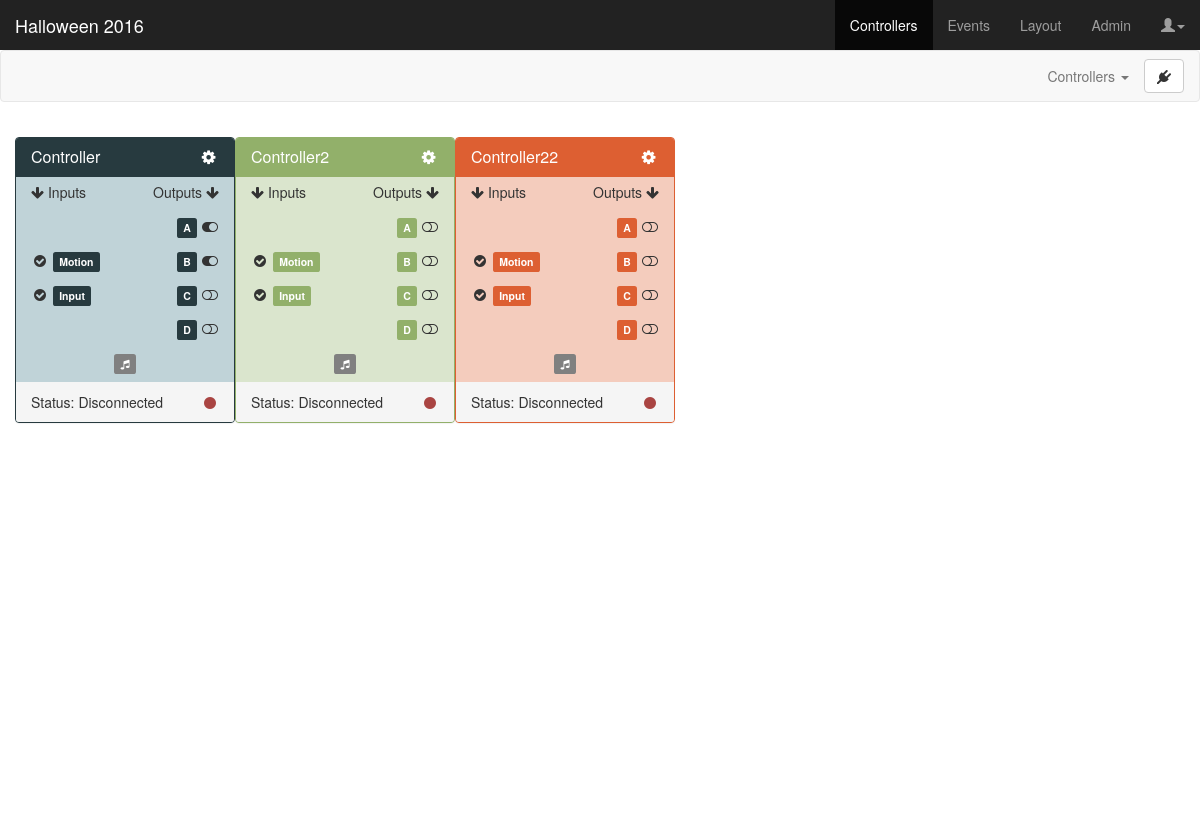
The page /controllers on the database its author committed.
### app/models.py (models this page shows, shortened)
class Controller(db.Model):
	id = db.Column(db.Integer, primary_key=True)
	project_id = db.Column(db.Integer, db.ForeignKey('project.id'))
	color_id = db.Column(db.Integer, db.ForeignKey('color.id'))
	name = db.Column(db.String(25), unique=True)
	ports = db.relationship('Port', backref='controller')
	def get_port(self, port):
		try:
			for p in self.ports:
				if p.port == port:
					return p
			NotFound = namedtuple('NotFound', 'id name state')
			p = NotFound(id='<NOT_FOUND>', name='<NOT_FOUND>', state='<NOT_FOUND>')
			return p
		except:
			return 0
	@property
	def serialize(self):
		return {
			'controller_id': self.id,
			'project_id': self.project_id,
			'controllername': self.name,
			'controllercolor': self.color_id,
			'input1_id': self.get_port('1').id,
			'input1name': self.get_port('1').name,
			'input1state': self.get_port('1').state,
			'input2_id': self.get_port('2').id,
			'input2name': self.get_port('2').name,
			'input2state': self.get_port('2').state,
			'outputA_id': self.get_port('A').id,
			'outputAname': self.get_port('A').name,
			'outputAstate': self.get_port('A').state,
			'outputB_id': self.get_port('B').id,
			'outputBname': self.get_port('B').name,
			'outputBstate': self.get_port('B').state,
			'outputC_id': self.get_port('C').id,
			'outputCname': self.get_port('C').name,
			'outputCstate': self.get_port('C').state,
			'outputD_id': self.get_port('D').id,
			'outputDname': self.get_port('D').name,
			'outputDstate': self.get_port('D').state,
		}

class Port(db.Model):
	id = db.Column(db.Integer, primary_key=True)
	controller_id = db.Column(db.Integer, db.ForeignKey('controller.id'))
	port = db.Column(db.String(2))
	name = db.Column(db.String(25))
	state = db.Column(db.String(10))
	type = db.Column(db.String(8))

### app/views.py (the view)
@app.route('/controllers')
def controllers():
	controllers = Controller.query.filter(Controller.project_id==projectid)
	for c in controllers:
		connected[str(c.id)] = False
	colors = Color.query.all()
	return render_template('controllers.html', title='Controllers', projectname=projectname, controllers=[c.serialize for c in controllers], colors=[color.serialize for color in colors])

### app/models.py (called while the page is built)
	@property
	def serialize(self):
		return{
			'id': self.id,
			'name': self.name,
			'hex': self.hex
		}

### app/templates/controllers.html (shortened to what this page needs)
{% extends "base.html" %}
{% block content %}
<link href="static/css/controllers.css" rel="stylesheet">
<nav class="navbar navbar-default">
  <div class="container-fluid">
    <div class="collapse navbar-collapse" id="navbar-collapse-1">
      <ul class="nav navbar-nav navbar-right">
        <li class="dropdown">
        <a href="#" class="dropdown-toggle" data-toggle="dropdown">Controllers <span class="caret"></span></a>
        <li>
        	<button type="button" class="btn btn-default navbar-btn" onclick="checkController('1001')">
        	  <i class="fa fa-plug"></i>
        	</button>
        </li>
      </ul>
    </div>
  </div>
</nav>
<div class="container-fluid dashboard">
  {% for c in controllers %}
  <div class="panel draggable-controller cc-{{ c.controllercolor }}" id="controller-{{ c.controller_id }}">
    <div class="panel-heading cc-{{ c.controllercolor }}-heading">
      <h3 class="panel-title">
        <span class="controller-name">{{ c.controllername }}</span>
        <div class="pull-right" data-toggle="modal" data-target="#editControllerModal" data-cid="controller-{{ c.controller_id }}" data-ccolor="cc-{{ c.controllercolor }}" data-cname="{{ c.controllername }}">
          <i class="fa fa-cog fa-fw"></i>
        </div>
      </h3>
    </div>
    <ul class="list-group">
      <li class="list-group-item borderless">
        <div class="pull-left"><i class="fa fa-arrow-down"></i> Inputs</div>
        <div class="pull-right">Outputs <i class="fa fa-arrow-down"></i></div>
      </li>
      <li class="list-group-item borderless">
        <div class="pull-right">
          <span class="label output portA cc-{{ c.controllercolor }}" data-toggle="tooltip" title="{{ c.outputAname }}<br>(Click to name)" data-container="body" data-html="true" data-fullname="{{ c.outputAname }}">{{ c.outputAname|truncate(7, True) }}</span>&nbsp;<span id="toggle-A-{{ c.controller_id }}" data-toggle="tooltip" title="{% if c.outputAstate == 'DISABLED' %}DISABLED{% else %}Default {{ c.outputAstate }}{% endif %}<br>(Click to toggle)" data-html="true" data-container="body"><i class="fa fa-{% if c.outputAstate == 'DISABLED' %}ban{% else %}toggle-{{ c.outputAstate|lower }}{% endif %} fa-fw" data-setting="{{ c.outputAstate }}"></i></span>
        </div>
      </li>
      <li class="list-group-item borderless">
        <div class="pull-left"><span id="toggle-1-{{ c.controller_id }}" data-toggle="tooltip" title="{{ c.input1state }}<br>(Click to toggle)" data-html="true" data-container="body"><i class="fa fa-{% if c.input1state == 'DISABLED' %}ban{% else %}check-circle{% endif %} fa-fw" data-setting="{{ c.input1state }}"></i></span>&nbsp;</div>
        <div class="pull-left spin"><span class="label input port1 cc-{{ c.controllercolor }}" data-toggle="tooltip" title="{{ c.input1name }}<br>(Click to name)" data-container="body" data-html="true" data-fullname="{{ c.input1name }}">{{ c.input1name|truncate(7, True) }}</span></div>
        <div class="pull-right">
          <span class="label output portB cc-{{ c.controllercolor }}" data-toggle="tooltip" title="{{ c.outputBname }}<br>(Click to name)" data-container="body" data-html="true" data-fullname="{{ c.outputBname }}">{{ c.outputBname|truncate(7, True) }}</span>&nbsp;<span id="toggle-B-{{ c.controller_id }}" data-toggle="tooltip" title="{% if c.outputBstate == 'DISABLED' %}DISABLED{% else %}Default {{ c.outputBstate }}{% endif %}<br>(Click to toggle)" data-html="true" data-container="body"><i class="fa fa-{% if c.outputBstate == 'DISABLED' %}ban{% else %}toggle-{{ c.outputBstate|lower }}{% endif %} fa-fw" data-setting="{{ c.outputBstate }}"></i></span>
        </div>
      </li>
      <li class="list-group-item borderless">
        <div class="pull-left"><span id="toggle-2-{{ c.controller_id }}" data-toggle="tooltip" title="{{ c.input2state }}<br>(Click to toggle)" data-html="true" data-container="body"><i class="fa fa-{% if c.input2state == 'DISABLED' %}ban{% else %}check-circle{% endif %} fa-fw" data-setting="{{ c.input2state }}"></i></span>&nbsp;</div>
        <div class="pull-left spin"><span class="label input port2 cc-{{ c.controllercolor }}" data-toggle="tooltip" title="{{ c.input2name }}<br>(Click to name)" data-container="body" data-html="true" data-fullname="{{ c.input2name }}">{{ c.input2name|truncate(7, True) }}</span></div>
        <div class="pull-right">
          <span class="label output portC cc-{{ c.controllercolor }}" data-toggle="tooltip" title="{{ c.outputCname }}<br>(Click to name)" data-container="body" data-html="true" data-fullname="{{ c.outputCname }}">{{ c.outputCname|truncate(7, True) }}</span>&nbsp;<span id="toggle-C-{{ c.controller_id }}" data-toggle="tooltip" title="{% if c.outputCstate == 'DISABLED' %}DISABLED{% else %}Default {{ c.outputCstate }}{% endif %}<br>(Click to toggle)" data-html="true" data-container="body"><i class="fa fa-{% if c.outputCstate == 'DISABLED' %}ban{% else %}toggle-{{ c.outputCstate|lower }}{% endif %} fa-fw" data-setting="{{ c.outputCstate }}"></i></span>
        </div>
      </li>
      <li class="list-group-item borderless">
        <div class="pull-right">
          <span class="label output portD cc-{{ c.controllercolor }}" data-toggle="tooltip" title="{{ c.outputDname }}<br>(Click to name)" data-container="body" data-html="true" data-fullname="{{ c.outputDname }}">{{ c.outputDname|truncate(7, True) }}</span>&nbsp;<span id="toggle-D-{{ c.controller_id }}" data-toggle="tooltip" title="{% if c.outputDstate == 'DISABLED' %}DISABLED{% else %}Default {{ c.outputDstate }}{% endif %}<br>(Click to toggle)" data-html="true" data-container="body"><i class="fa fa-{% if c.outputDstate == 'DISABLED' %}ban{% else %}toggle-{{ c.outputDstate|lower }}{% endif %} fa-fw" data-setting="{{ c.outputDstate }}"></i></span>
        </div>
      </li>
      <li class="list-group-item borderless">
        <div class="text-center">
          <span class="label sounds cc-{{ c.controllercolor }} unassigned" id="sounds-{{ c.controller_id }}" data-toggle="tooltip" title="(Click to configure)" data-placement="bottom" data-container="body"><i class="fa fa-music"></i></span>
        </div>
      </li>
    </ul>
    <div class="panel-footer">
      Status: <span class="status">Disconnected</span>
      <div class="pull-right">
        <i class="fa fa-circle fa-fw text-danger status-icon"></i>
      </div>
    </div>
  </div>
  {% endfor %}
</div>
{% endblock %}

### app/static/css/controllers.css (style rules this page uses)
body { padding-top: 50px; }
:root { --cc1-head: #4298B5; --cc1-bg: #c7e2eb; --cc2-head: #273a3f; --cc2-bg: #c0d3d8; --cc3-head: #92B06A; --cc3-bg: #dae5cd; --cc4-head: #9900ff; --cc4-bg: #e0b3ff; --cc5-head: #DD5F32; --cc5-bg: #f4ccbd; --cc6-head: #FFA200; --cc6-bg: #ffe3b3; --cc7-head: #00A03E; --cc7-bg: #c6ecd4; --cc8-head: #24A8AC; --cc8-bg: #bff0f2; --cc9-head: #cccc00; --cc9-bg: #ffffcc; --cc10-head: #fa8072; --cc10-bg: #fdd3ce; }
.dashboard { height: calc(100vh - 100px); padding: 15px; }
.draggable-controller { width: 220px; float: left; }
span[class*='cc-'].unassigned { background-color: gray !important; }
.cc-2 { border-color: var(--cc2-head); background-color: var(--cc2-bg); }
.cc-2 > .cc-2-heading { color: #fff; background-color: var(--cc2-head); border-color: var(--cc2-head); }
.cc-2.label { background-color: var(--cc2-head); }
.cc-3 { border-color: var(--cc3-head); background-color: var(--cc3-bg); }
.cc-3 > .cc-3-heading { color: #fff; background-color: var(--cc3-head); border-color: var(--cc3-head); }
.cc-3.label { background-color: var(--cc3-head); }
.cc-5 { border-color: var(--cc5-head); background-color: var(--cc5-bg); }
.cc-5 > .cc-5-heading { color: #fff; background-color: var(--cc5-head); border-color: var(--cc5-head); }
.cc-5.label { background-color: var(--cc5-head); }
li.borderless { border-top: 0 none; border-bottom: 0 none; padding: 5px 15px; background-color: transparent; height: 35px; }

### rows shown on the page
Controller: controllername "Controller"
Port: input1name "Motion"
Port: input2name "Input"
Controller: controllername "Controller2"
Port: input1name "Motion"
Port: input2name "Input"
Controller: controllername "Controller22"
Port: input1name "Motion"
Port: input2name "Input"

### other values the page prints
{{ projectname }} "Halloween 2016"
{{ c.outputAname|truncate(7, True) }} "A" "A" "A"
{{ c.outputBname|truncate(7, True) }} "B" "B" "B"
{{ c.outputCname|truncate(7, True) }} "C" "C" "C"
{{ c.outputDname|truncate(7, True) }} "D" "D" "D"
